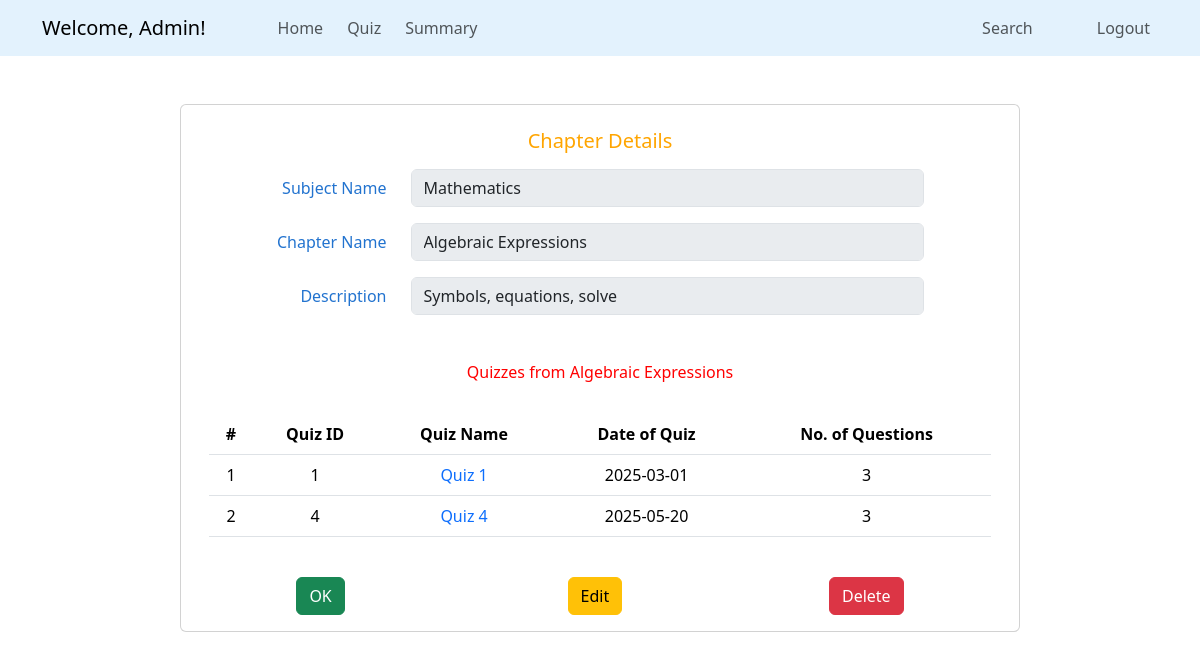
Screenshot of /admin/view_chapter/1 (signed in) with the database file from the repository.
### quizapp/models.py (models this page shows, shortened)
class Subject(db.Model):
    sid = db.Column(db.Integer, primary_key = True)
    description = db.Column(db.Text, nullable = False)
    sname = db.Column(db.String(60), nullable = False, unique = True)
    chapters = db.relationship('Chapter', backref = 'subject', lazy = True, cascade = 'all, delete')

class Chapter(db.Model):
    cid = db.Column(db.Integer, primary_key = True)
    cname = db.Column(db.String(60), nullable = False)
    description = db.Column(db.Text, nullable = False)
    subjectid = db.Column(db.Integer, db.ForeignKey('subject.sid'), nullable = False)
    quizzes = db.relationship('Quiz', backref = 'chapter', lazy = True, cascade = 'all, delete')

class Quiz(db.Model):
    quizid = db.Column(db.Integer, primary_key = True)
    qname = db.Column(db.String(60), nullable = False)
    dateofquiz = db.Column(db.DateTime, nullable = False)
    timeduration = db.Column(db.Integer, nullable = False)
    remarks = db.Column(db.String(30), nullable = True)
    chapterid = db.Column(db.Integer, db.ForeignKey('chapter.cid'), nullable = False) # (foreign key-chapter)
    question = db.relationship('Questions', backref = 'quiz', lazy = True, cascade = 'all, delete')
    scores = db.relationship('Scores', backref = 'quiz', lazy = True, cascade = 'all, delete')

### quizapp/routes.py (the view)
@app.route('/admin/view_chapter/<int:cid>', methods = ['GET', 'POST'])
def view_chapter(cid):
    if 'admin_id' in session:
        chapter = Chapter.query.get_or_404(cid)
        return render_template('admin/view_chapter.html', chapter = chapter)
    flash('Login to access the page', 'danger')
    return redirect(url_for('admin_login'))

### quizapp/templates/admin/view_chapter.html
{% extends "admin/base_dashboard.html" %}
{% block section %}
<div class="container card mt-5" style="max-width: 70%;">
    <form id="add-new" method="POST">
        <div class="card-body mt-2" style="color: #2273cf;">
            <div class="card-title text-center mb-3">
                <h5 style="color: orange;">Chapter Details</h5>
            </div>
            <div class="row mb-3">
                <label for="sname" class="col-sm-3 col-form-label text-end">Subject Name</label>
                <div class="col-sm-8">
                    <input class="form-control" id="sname" name="sname" value="{{ chapter.subject.sname }}" disabled>
                </div>
            </div>
            <div class="row mb-3">
                <label for="cname" class="col-sm-3 col-form-label text-end">Chapter Name</label>
                <div class="col-sm-8">
                    <input class="form-control" id="cname" name="cname" value="{{ chapter.cname }}" disabled>
                </div>
            </div>
            <div class="row mb-3">
                <label for="description" class="col-sm-3 col-form-label text-end">Description</label>
                <div class="col-sm-8">
                    <input class="form-control" id="description" name="description" value="{{ chapter.description }}"
                        disabled>
                </div>
            </div>
            <div class="row text-center mt-5" style="color: red;">
                <h6>Quizzes from {{ chapter.cname }}</h6>
            </div>
            <table class="table text-center mt-4">
                <thead>
                    <tr>
                        <th>#</th>
                        <th>Quiz ID</th>
                        <th>Quiz Name</th>
                        <th>Date of Quiz</th>
                        <th>No. of Questions</th>
                    </tr>
                </thead>
                <tbody>
                    {% for quiz in chapter.quizzes%}
                    <tr>
                        <td>{{ loop.index }}</td>
                        <td>{{ quiz.quizid }}</td>
                        <td><a href="{{ url_for('view_quiz', qid = quiz.quizid) }}" class="text-decoration-none">
                                {{ quiz.qname }}
                            </a>
                        </td>
                        <td>{{ quiz.dateofquiz.strftime('%Y-%m-%d') }}</td>
                        <td>{{ quiz.question | length }}</td>
                    </tr>
                    {% endfor %}
                </tbody>
            </table>
        </div>
    </form>
    <div class="d-flex justify-content-around mt-2 mb-3">
        <a href="{{ url_for('admin_dashboard') }}" class="btn btn-success me-3">OK</a>
        <a href="{{ url_for('edit_chapter', cid = chapter.cid) }}" class="btn btn-warning">Edit</a>
        <form action="{{ url_for('delete_chapter', cid = chapter.cid)}}" class="d-inline" method="POST">
            <button type="submit" class="btn btn-danger"
                onclick="return confirm('Are you sure, to delete this Chapter?')">Delete</button>
        </form>
    </div>
</div>
{% endblock %}

### rows the page displays
Subject: sname "Mathematics"
Chapter: cname "Algebraic Expressions", description "Symbols, equations, solve"
Quiz: quizid "1", qname "Quiz 1", dateofquiz "2025-03-01", question|length "3"
Quiz: quizid "4", qname "Quiz 4", dateofquiz "2025-05-20", question|length "3"

### other values shown
{{ session.get('admin_name') }} "Admin"
